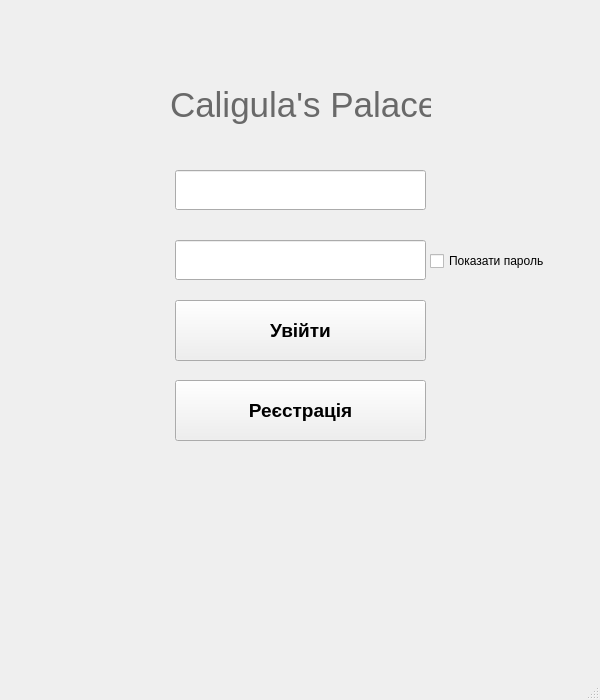
<?xml version="1.0" encoding="UTF-8"?>
<ui version="4.0">
 <class>Authorization</class>
 <widget class="QMainWindow" name="Authorization">
  <property name="geometry">
   <rect>
    <x>0</x>
    <y>0</y>
    <width>600</width>
    <height>700</height>
   </rect>
  </property>
  <property name="minimumSize">
   <size>
    <width>600</width>
    <height>700</height>
   </size>
  </property>
  <property name="maximumSize">
   <size>
    <width>600</width>
    <height>700</height>
   </size>
  </property>
  <property name="windowTitle">
   <string>Authorization</string>
  </property>
  <property name="autoFillBackground">
   <bool>false</bool>
  </property>
  <property name="styleSheet">
   <string notr="true"/>
  </property>
  <widget class="QWidget" name="centralwidget">
   <widget class="QPushButton" name="RegistrationButton">
    <property name="geometry">
     <rect>
      <x>175</x>
      <y>380</y>
      <width>251</width>
      <height>61</height>
     </rect>
    </property>
    <property name="font">
     <font>
      <family>Segoe UI</family>
      <pointsize>14</pointsize>
      <bold>true</bold>
      <underline>false</underline>
      <strikeout>false</strikeout>
     </font>
    </property>
    <property name="layoutDirection">
     <enum>Qt::LeftToRight</enum>
    </property>
    <property name="styleSheet">
     <string notr="true"/>
    </property>
    <property name="text">
     <string>Реєстрація</string>
    </property>
   </widget>
   <widget class="QPushButton" name="EnterButton">
    <property name="geometry">
     <rect>
      <x>175</x>
      <y>300</y>
      <width>251</width>
      <height>61</height>
     </rect>
    </property>
    <property name="font">
     <font>
      <family>Segoe UI</family>
      <pointsize>14</pointsize>
      <bold>true</bold>
      <underline>false</underline>
      <strikeout>false</strikeout>
     </font>
    </property>
    <property name="mouseTracking">
     <bool>true</bool>
    </property>
    <property name="styleSheet">
     <string notr="true"/>
    </property>
    <property name="text">
     <string>Увійти</string>
    </property>
   </widget>
   <widget class="QLineEdit" name="Login">
    <property name="geometry">
     <rect>
      <x>175</x>
      <y>170</y>
      <width>251</width>
      <height>40</height>
     </rect>
    </property>
    <property name="font">
     <font>
      <family>Arial</family>
      <pointsize>11</pointsize>
     </font>
    </property>
    <property name="styleSheet">
     <string notr="true"/>
    </property>
   </widget>
   <widget class="QLineEdit" name="password">
    <property name="geometry">
     <rect>
      <x>175</x>
      <y>240</y>
      <width>251</width>
      <height>40</height>
     </rect>
    </property>
    <property name="font">
     <font>
      <family>Arial</family>
      <pointsize>11</pointsize>
     </font>
    </property>
    <property name="styleSheet">
     <string notr="true"/>
    </property>
   </widget>
   <widget class="QLabel" name="label">
    <property name="geometry">
     <rect>
      <x>170</x>
      <y>70</y>
      <width>261</width>
      <height>71</height>
     </rect>
    </property>
    <property name="font">
     <font>
      <pointsize>26</pointsize>
     </font>
    </property>
    <property name="styleSheet">
     <string notr="true">color: #696969;</string>
    </property>
    <property name="text">
     <string>&lt;html&gt;&lt;head/&gt;&lt;body&gt;&lt;p align=&quot;center&quot;&gt;Caligula's Palace&lt;/p&gt;&lt;/body&gt;&lt;/html&gt;</string>
    </property>
   </widget>
   <widget class="QCheckBox" name="CheckPass">
    <property name="geometry">
     <rect>
      <x>430</x>
      <y>250</y>
      <width>121</width>
      <height>22</height>
     </rect>
    </property>
    <property name="styleSheet">
     <string notr="true"/>
    </property>
    <property name="text">
     <string>Показати пароль</string>
    </property>
   </widget>
   <widget class="QLabel" name="information">
    <property name="geometry">
     <rect>
      <x>140</x>
      <y>460</y>
      <width>321</width>
      <height>51</height>
     </rect>
    </property>
    <property name="font">
     <font>
      <pointsize>16</pointsize>
     </font>
    </property>
    <property name="text">
     <string/>
    </property>
   </widget>
  </widget>
  <widget class="QMenuBar" name="menubar">
   <property name="geometry">
    <rect>
     <x>0</x>
     <y>0</y>
     <width>600</width>
     <height>21</height>
    </rect>
   </property>
  </widget>
  <widget class="QStatusBar" name="statusbar"/>
 </widget>
 <resources/>
 <connections/>
</ui>
